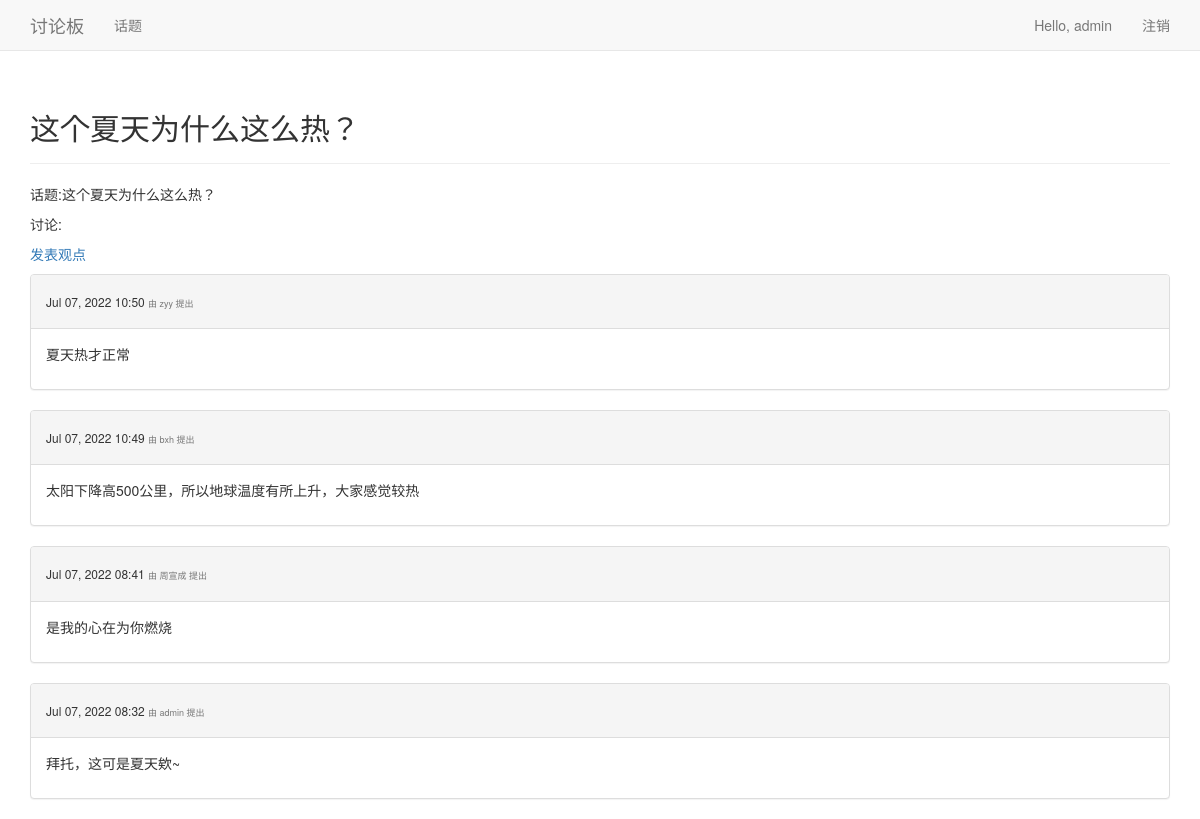
Page /topics/9/ (signed in) on the committed database.
### learning_logs/models.py (models this page shows, shortened)
class Topic(models.Model):
    text = models.CharField(max_length=250)
    date_added = models.DateTimeField(auto_now_add=True)
    owner = models.ForeignKey(User,on_delete=models.CASCADE)
    def __str__(self):
        return self.text

class entry(models.Model):
    topic = models.ForeignKey(Topic,on_delete=models.CASCADE) # 储存关联性
    text = models.TextField()
    date_added = models.DateTimeField(auto_now_add=True)
    owner = models.ForeignKey(User,on_delete=models.CASCADE)

### learning_logs/views.py (the view)
# urls.py: re_path(r'^topics/(?P<topic_id>\d+)/$',views.topic,name='topic'),
@login_required
def topic(request,topic_id):
    topic = Topic.objects.get(id = topic_id)
    entries = topic.entry_set.order_by('-date_added')
    context = {'topic':topic,'entries':entries}
    """# 确认请求的主题属于当前用户
    if topic.owner != request.user:
        raise Http404"""
    return render(request,'learning_logs/topic.html',context)

### learning_logs/templates/learning_logs/topic.html (shortened to what this page needs)
<!DOCTYPE html>
<html lang="en">
<head>
</head>
<body>
{% extends 'learning_logs/base.html' %}
{% block header %}
    <h2>{{ topic }}</h2>
{% endblock header %}
{% block content %}
    <p>话题:{{ topic }}</p>
    <p>讨论:</p>
    <p>
        <a href="{% url 'learning_logs:new_entry' topic.id %}">发表观点</a>
    </p>
    {% for entry in entries %}
        <div class="panel panel-default">
            <div class="panel-heading">
                <h6>
                    {{ entry.date_added|date:'M d, Y H:i' }}
                    <small>
                        由 {{ entry.owner }} 提出
                    </small>
                </h6>
            </div>
            <div class="panel-body">
                {{ entry.text|linebreaks }}
            </div>
        </div>
    {% empty %}
        成为第一位发言者！
    {% endfor %}
{% endblock content %}

### learning_logs/templates/learning_logs/base.html (shortened to what this page needs)
{% load bootstrap3 %}
<!DOCTYPE html>
<html lang="en">
<head>
    {% bootstrap_css %}
</head>
<body>
    <nav class="navbar navbar-default navbar-static-top">
        <div class="container">
            <div class="navbar-header">
                <a class="navbar-brand" href="{% url 'learning_logs:index' %}">
                讨论板</a>
            </div>
            <div id="navbar" class="navbar-collapse collapse">
                <ul class="nav navbar-nav">
                    <li><a href="{% url 'learning_logs:Topics' %}">话题</a> </li>
                </ul>
                <ul class="nav navbar-nav navbar-right">
                    {% if user.is_authenticated %}
                        <li><a>Hello, {{ user.username }}</a></li>
                        <li><a href="{% url 'users:logout' %}">注销</a> </li>
                    {% else %}
                        <li><a href="{% url 'users:register' %}">注册</a> </li>
                        <li><a href="{% url 'users:login' %}">登录</a> </li>
                    {% endif %}
                </ul>
            </div>
        </div>
    </nav>
    <div class="container">
        <div class="page-header">
            {% block header %}{% endblock header %}
        </div>
        <div>
            {% block content %}{% endblock content %}
        </div>
    </div>
</body>
</html>

### rows in the picture
Topic: text "这个夏天为什么这么热？"
entry: date_added "Jul 07, 2022 10:50", owner "zyy", text "夏天热才正常"
entry: date_added "Jul 07, 2022 10:49", owner "bxh", text "太阳下降高500公里，所以地球温度有所上升，大家感觉较热"
entry: date_added "Jul 07, 2022 08:41", owner "周宣成", text "是我的心在为你燃烧"
entry: date_added "Jul 07, 2022 08:32", owner "admin", text "拜托，这可是夏天欸~"

### other values in the picture
{{ user.username }} "admin"
